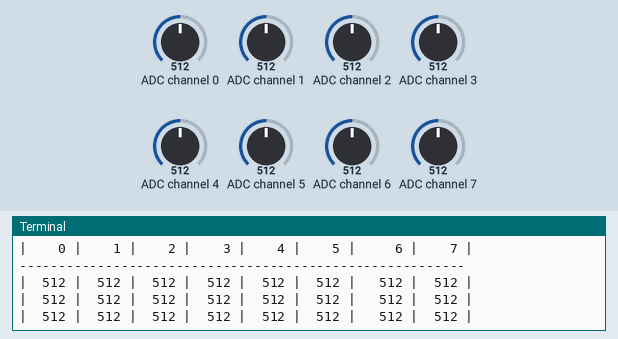
Recording of a program running on a simulated Raspberry Pi (BCM pin numbers). Shown: the last lines printed to the terminal. The test bench sets the inputs (shaded band); at power-on: ADC channel 0 = 512, ADC channel 1 = 512, ADC channel 2 = 512, ADC channel 3 = 512, ADC channel 4 = 512, ADC channel 5 = 512, ADC channel 6 = 512, ADC channel 7 = 512 (analog values on the 0–1023 scale).

Above: at 1.2 s.
1.3 s: ADC channel 0 set to 30
At 1.9 s:
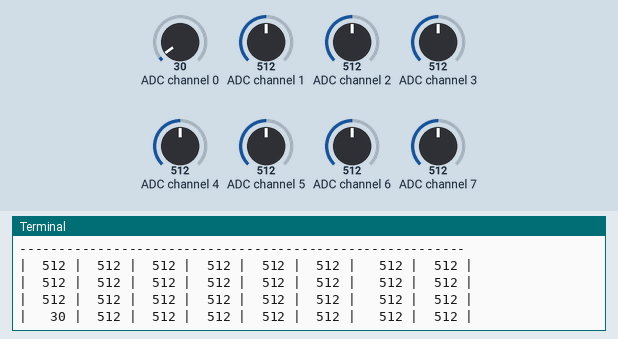
3.0 s: ADC channel 1 set to 30
At 3.4 s:
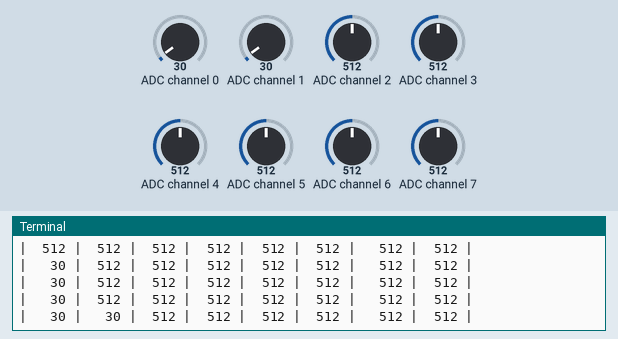
4.5 s: ADC channel 2 set to 30
At 4.9 s:
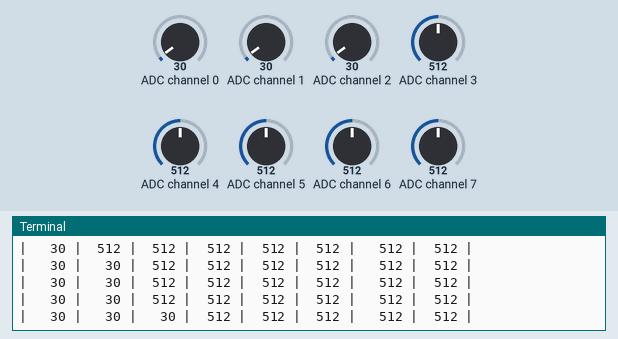
6.0 s: ADC channel 3 set to 30
At 6.4 s:
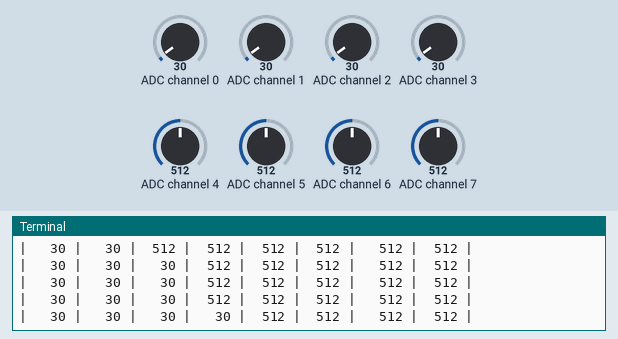
7.5 s: ADC channel 4 set to 30
At 7.9 s:
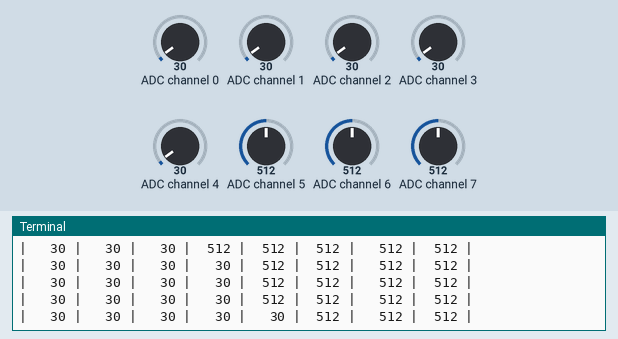
9.0 s: ADC channel 5 set to 30
At 9.4 s:
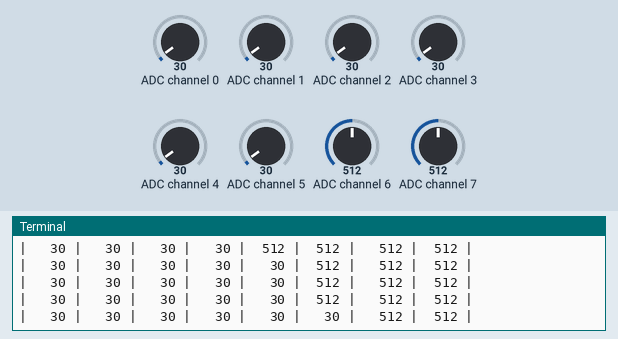

The program:

analog.py
```python
import RPi.GPIO as GPIO
import time
import Adafruit_MCP3008

try:

	# Software config
	CLK = 18
	MISO = 23
	MOSI = 24
	CS = 25
	mcp = Adafruit_MCP3008.MCP3008(clk=CLK, cs=CS, miso=MISO, mosi=MOSI)

	print('Reading MCP3008 values, press CTRL-C to quit...')
	print('| {0:>4} | {1:>4} | {2:>4} | {3:>4} | {4:>4} | {5:>4} |  {6:>4} | {7:>4} |'.format(*range(8)))
	print ('-' * 57)

	while True:
		values = [0]*8
		for i in range(8):
			values[i] =  mcp.read_adc(i)
		print('| {0:>4} | {1:>4} | {2:>4} | {3:>4} | {4:>4} | {5:>4} |  {6:>4} | {7:>4} |'.format(*values))
		time.sleep(0.5)
except KeyboardInterrupt:
	print "You've exited the program"
finally:
	GPIO.cleanup()
```

Measured:
- after the input at 1.3 s, the terminal: prints a new line after 0.21 s (image 1)
- after the input at 3.0 s, the terminal: prints a new line at once (image 2)
- after the input at 4.5 s, the terminal: prints a new line at once (image 3)
- after the input at 6.0 s, the terminal: prints a new line at once (image 4)
- after the input at 7.5 s, the terminal: prints a new line at once (image 5)
- after the input at 9.0 s, the terminal: prints a new line at once (image 6)
